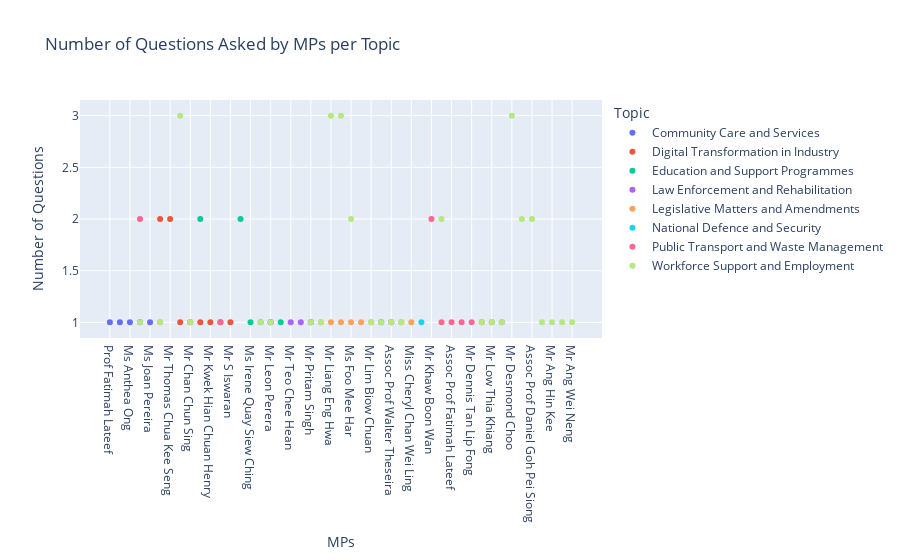

The notebook cell this image was saved under:
### Code cell
# Prepare data for the dot plot
dot_plot_data = []
for topic, counts in topic_mp_counts.items():
    for mp_count in counts:
        mp, count = mp_count.split(': ')
        count = int(count.split()[0])
        dot_plot_data.append({'Topic': topic, 'MP': mp, 'Questions': count})

# Create DataFrame for the dot plot
df_dot_plot = pd.DataFrame(dot_plot_data)

# Plotting Dot Plot with Plotly Express
fig = px.scatter(df_dot_plot, x='MP', y='Questions', color='Topic',
                 title='Number of Questions Asked by MPs per Topic')
fig.update_layout(xaxis_title='MPs', yaxis_title='Number of Questions')

# Save the plot as an HTML file
fig.write_html(os.path.join(save_dir, "number_of_questions_asked_per_topic.html"))

fig.show()

### Figure 1 — Plotly figure (JSON) as saved in the notebook; plotly's stock layout.template omitted (floating-point values rounded to 4 significant figures)
{"data": [{"hovertemplate": "Topic=Community Care and Services<br>MP=%{x}<br>Questions=%{y}<extra></extra>", "legendgroup": "Community Care and Services", "marker": {"color": "#636efa", "symbol": "circle"}, "mode": "markers", "name": "Community Care and Services", "orientation": "v", "showlegend": true, "type": "scatter", "x": ["Prof Fatimah Lateef", "Assoc Prof Dr Muhammad Faishal Ibrahim", "Ms Anthea Ong", "Er Dr Lee Bee Wah", "Ms Joan Pereira"], "xaxis": "x", "y": [1, 1, 1, 1, 1], "yaxis": "y"}, {"hovertemplate": "Topic=Digital Transformation in Industry<br>MP=%{x}<br>Questions=%{y}<extra></extra>", "legendgroup": "Digital Transformation in Industry", "marker": {"color": "#EF553B", "symbol": "circle"}, "mode": "markers", "name": "Digital Transformation in Industry", "orientation": "v", "showlegend": true, "type": "scatter", "x": ["Mr Saktiandi Supaat", "Mr Thomas Chua Kee Seng", "Mr Lim Swee Say", "Mr Chan Chun Sing", "Dr Lim Wee Kiak", "Mr Kwek Hian Chuan Henry", "Mr Masagos Zulkifli B M M", "Mr S Iswaran"], "xaxis": "x", "y": [2, 2, 1, 1, 1, 1, 1, 1], "yaxis": "y"}, {"hovertemplate": "Topic=Education and Support Programmes<br>MP=%{x}<br>Questions=%{y}<extra></extra>", "legendgroup": "Education and Support Programmes", "marker": {"color": "#00cc96", "symbol": "circle"}, "mode": "markers", "name": "Education and Support Programmes", "orientation": "v", "showlegend": true, "type": "scatter", "x": ["Dr Lim Wee Kiak", "Mr Darryl David", "Ms Irene Quay Siew Ching", "Mr Speaker", "Mr Leon Perera", "Mr Ong Ye Kung"], "xaxis": "x", "y": [2, 2, 1, 1, 1, 1], "yaxis": "y"}, {"hovertemplate": "Topic=Law Enforcement and Rehabilitation<br>MP=%{x}<br>Questions=%{y}<extra></extra>", "legendgroup": "Law Enforcement and Rehabilitation", "marker": {"color": "#ab63fa", "symbol": "circle"}, "mode": "markers", "name": "Law Enforcement and Rehabilitation", "orientation": "v", "showlegend": true, "type": "scatter", "x": ["Mr Teo Chee Hean", "Mr Leon Perera", "Mr Alex Yam", "Mr Pritam Singh"], "xaxis": "x", "y": [1, 1, 1, 1], "yaxis": "y"}, {"hovertemplate": "Topic=Legislative Matters and Amendments<br>MP=%{x}<br>Questions=%{y}<extra></extra>", "legendgroup": "Legislative Matters and Amendments", "marker": {"color": "#FFA15A", "symbol": "circle"}, "mode": "markers", "name": "Legislative Matters and Amendments", "orientation": "v", "showlegend": true, "type": "scatter", "x": ["Mr Chong Kee Hiong", "Mr Liang Eng Hwa", "Mr Patrick Tay Teck Guan", "Ms Foo Mee Har", "Mr Png Eng Huat", "Mr Lim Biow Chuan", "Mr Saktiandi Supaat", "Mrs Josephine Teo", "Assoc Prof Walter Theseira", "Ms Jessica Tan Soon Neo", "Miss Cheryl Chan Wei Ling"], "xaxis": "x", "y": [1, 1, 1, 1, 1, 1, 1, 1, 1, 1, 1], "yaxis": "y"}, {"hovertemplate": "Topic=National Defence and Security<br>MP=%{x}<br>Questions=%{y}<extra></extra>", "legendgroup": "National Defence and Security", "marker": {"color": "#19d3f3", "symbol": "circle"}, "mode": "markers", "name": "National Defence and Security", "orientation": "v", "showlegend": true, "type": "scatter", "x": ["Mrs Josephine Teo", "Mr Louis Ng Kok Kwang"], "xaxis": "x", "y": [1, 1], "yaxis": "y"}, {"hovertemplate": "Topic=Public Transport and Waste Management<br>MP=%{x}<br>Questions=%{y}<extra></extra>", "legendgroup": "Public Transport and Waste Management", "marker": {"color": "#FF6692", "symbol": "circle"}, "mode": "markers", "name": "Public Transport and Waste Management", "orientation": "v", "showlegend": true, "type": "scatter", "x": ["Er Dr Lee Bee Wah", "Mr Khaw Boon Wan", "Mr Seah Kian Peng", "Mr Masagos Zulkifli B M M", "Assoc Prof Walter Theseira", "Assoc Prof Fatimah Lateef", "Mr Sitoh Yih Pin", "Mr Dennis Tan Lip Fong", "Mr Pritam Singh", "Mr Yee Chia Hsing", "Mr Low Thia Khiang", "Mr Melvin Yong Yik Chye"], "xaxis": "x", "y": [2, 2, 1, 1, 1, 1, 1, 1, 1, 1, 1, 1], "yaxis": "y"}, {"hovertemplate": "Topic=Workforce Support and Employment<br>MP=%{x}<br>Questions=%{y}<extra></extra>", "legendgroup": "Workforce Support and Employment", "marker": {"color": "#B6E880", "symbol": "circle"}, "mode": "markers", "name": "Workforce Support and Employment", "orientation": "v", "showlegend": true, "type": "scatter", "x": ["Mr Liang Eng Hwa", "Mr Patrick Tay Teck Guan", "Mr Desmond Choo", "Mr Lim Swee Say", "Dr Tan Wu Meng", "Assoc Prof Daniel Goh Pei Siong", "Mr Seah Kian Peng", "Ms Foo Mee Har", "Er Dr Lee Bee Wah", "Mr Pritam Singh", "Mr Low Thia Khiang", "Mr Speaker", "Mr Chan Chun Sing", "Mr Saktiandi Supaat", "Mr Lim Biow Chuan", "Mr Yee Chia Hsing", "Mr Leon Perera", "Assoc Prof Walter Theseira", "Mrs Josephine Teo", "Mr Chong Kee Hiong", "Mr Zaqy Mohamad", "Mr Melvin Yong Yik Chye", "Mr Ang Hin Kee", "Mr Christopher de Souza", "Ms Jessica Tan Soon Neo", "Mr Ang Wei Neng"], "xaxis": "x", "y": [3, 3, 3, 3, 2, 2, 2, 2, 1, 1, 1, 1, 1, 1, 1, 1, 1, 1, 1, 1, 1, 1, 1, 1, 1, 1], "yaxis": "y"}], "layout": {"legend": {"title": {"text": "Topic"}, "tracegroupgap": 0}, "title": {"text": "Number of Questions Asked by MPs per Topic"}, "xaxis": {"anchor": "y", "domain": [0, 1], "title": {"text": "MPs"}}, "yaxis": {"anchor": "x", "domain": [0, 1], "title": {"text": "Number of Questions"}}}}
